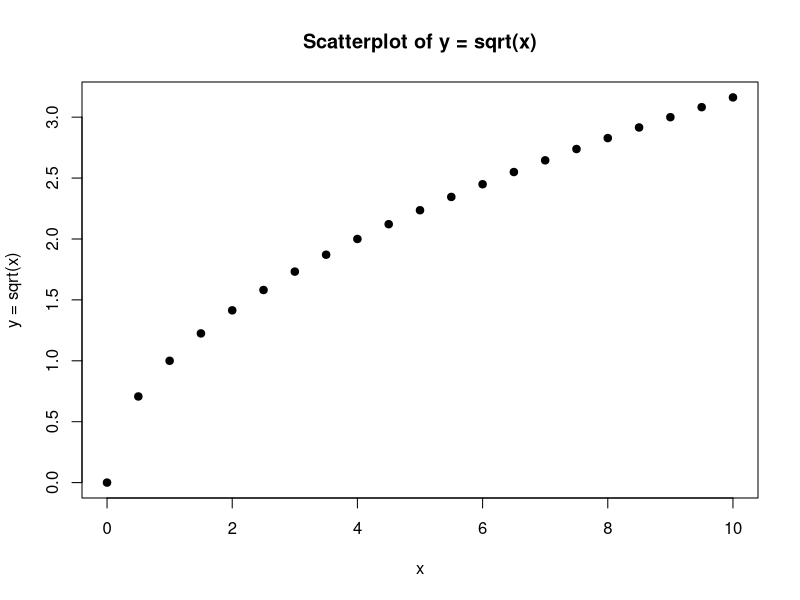
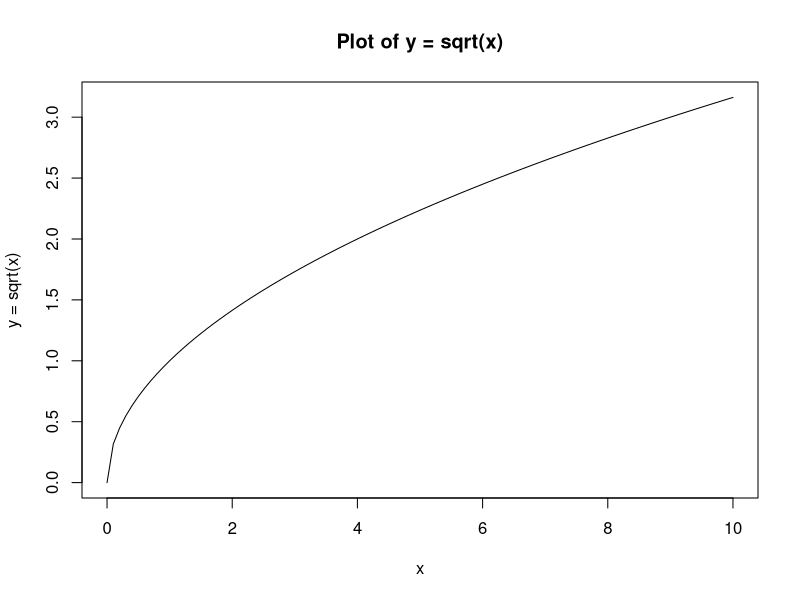
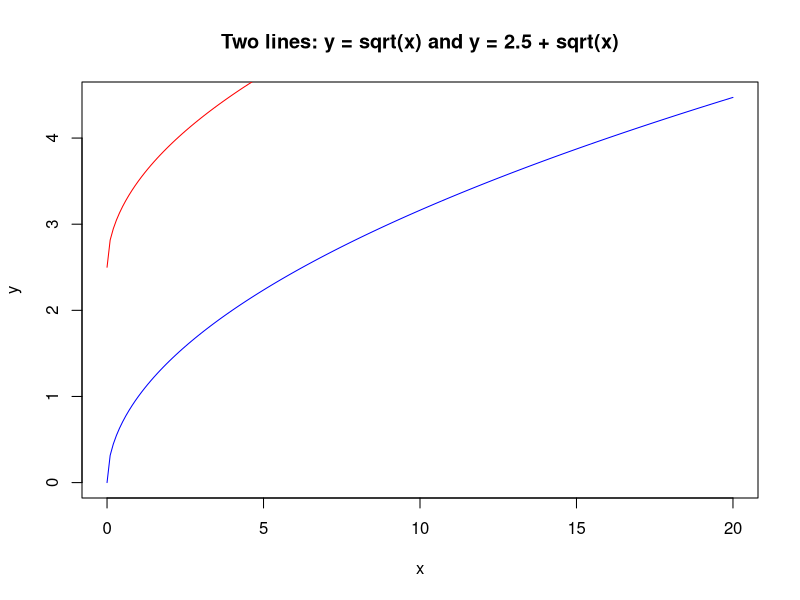

The R source for these figures, in order:
## ---- chunk 1

#1-(a)
seq_20 <- seq(0, 20, 0.2)
print(seq_20)
## ---- chunk 2

#1-(b)
random_num <- runif(1, 0, 10)
print(random_num)
## ---- chunk 3

#1-(c)
random_nums <- runif(10, 0, 10)
print(random_nums)
## ---- chunk 4
x <- c("Brad Pitt", "Selena Gomez", "Taylor Swift", "Tom Cruise")
print(x)
## ---- chunk 5

x <- c("Brad Pitt", "Selena Gomez", "Taylor Swift", "Tom Cruise")
p <- c(0.25, 0.25, 0.25, 0.25)
sample(x, 1, prob=p)
## ---- chunk 6
x_values <- seq(0, 10, 0.5)
y_values <- sqrt(x_values)
plot(x_values, y_values, main = "Scatterplot of y = sqrt(x)", xlab = "x", ylab = "y = sqrt(x)", pch = 19)
## ---- chunk 7
x_values <- seq(0, 10, 0.1)
y_values <- sqrt(x_values)
plot(x_values, y_values, type = "l", main = "Plot of y = sqrt(x)", xlab = "x", ylab = "y = sqrt(x)")
## ---- chunk 8
x_values <- seq(0, 20, 0.1)
y1_values <- sqrt(x_values)
y2_values <- 2.5 + sqrt(x_values)

plot(x_values, y1_values, type = "l", col = "blue", main = "Two lines: y = sqrt(x) and y = 2.5 + sqrt(x)", xlab = "x", ylab = "y")
lines(x_values, y2_values, col = "red")
